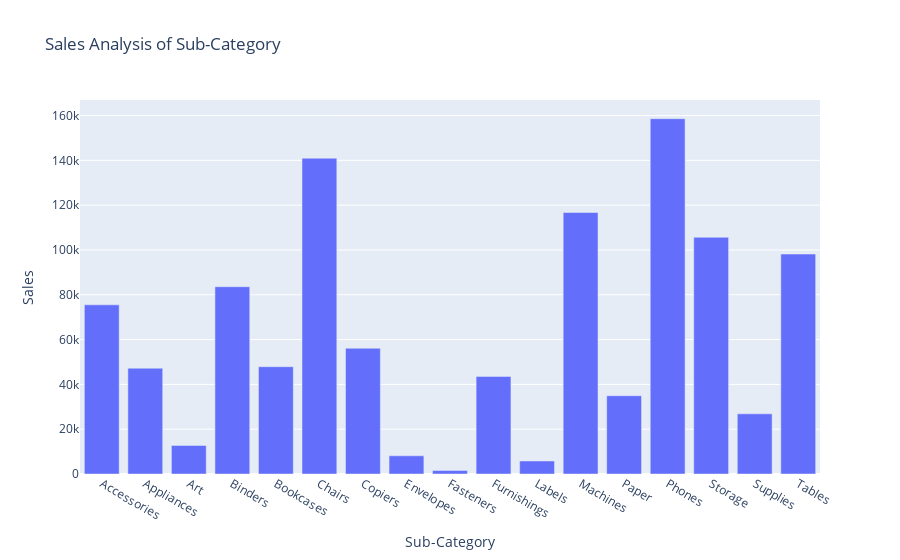

The cell this chart's notebook holds for it:
### Code cell
fig = px.bar(
    Sales_by_Sub_Category,
    x = 'Sub-Category',
    y = 'Sales',
    title = 'Sales Analysis of Sub-Category'
)
fig.show()

### Figure 1 — Plotly figure (JSON) as saved in the notebook; plotly's stock layout.template omitted (floating-point values rounded to 4 significant figures)
{"data": [{"alignmentgroup": "True", "hovertemplate": "Sub-Category=%{x}<br>Sales=%{y}<extra></extra>", "legendgroup": "", "marker": {"color": "#636efa", "pattern": {"shape": ""}}, "name": "", "offsetgroup": "", "orientation": "v", "showlegend": false, "textposition": "auto", "type": "bar", "x": ["Accessories", "Appliances", "Art", "Binders", "Bookcases", "Chairs", "Copiers", "Envelopes", "Fasteners", "Furnishings", "Labels", "Machines", "Paper", "Phones", "Storage", "Supplies", "Tables"], "xaxis": "x", "y": [75510.0, 47220.0, 12760.0, 83590.0, 47900.0, 140900.0, 56130.0, 8130.0, 1564.0, 43560.0, 5807.0, 116700.0, 34950.0, 158600.0, 105700.0, 26860.0, 98170.0], "yaxis": "y"}], "layout": {"autosize": true, "barmode": "relative", "legend": {"tracegroupgap": 0}, "title": {"text": "Sales Analysis of Sub-Category"}, "xaxis": {"anchor": "y", "autorange": true, "domain": [0, 1], "range": [-0.5, 16.5], "title": {"text": "Sub-Category"}, "type": "category"}, "yaxis": {"anchor": "x", "autorange": true, "domain": [0, 1], "range": [0, 166900.0], "title": {"text": "Sales"}, "type": "linear"}}}
